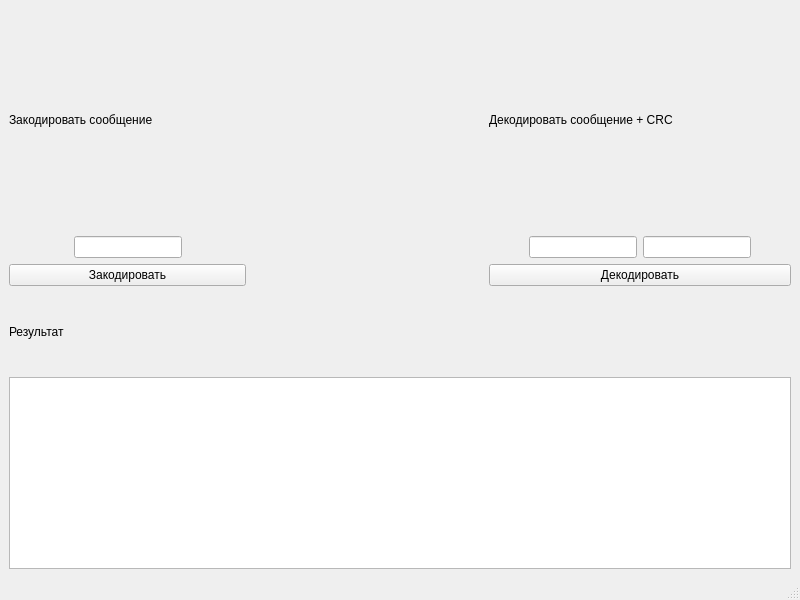
<?xml version="1.0" encoding="UTF-8"?>
<ui version="4.0">
 <class>MainWindow</class>
 <widget class="QMainWindow" name="MainWindow">
  <property name="geometry">
   <rect>
    <x>0</x>
    <y>0</y>
    <width>800</width>
    <height>600</height>
   </rect>
  </property>
  <property name="windowTitle">
   <string>MainWindow</string>
  </property>
  <widget class="QWidget" name="centralwidget">
   <layout class="QVBoxLayout" name="verticalLayout_4">
    <item>
     <layout class="QHBoxLayout" name="horizontalLayout_3">
      <item>
       <layout class="QVBoxLayout" name="verticalLayout">
        <item>
         <widget class="QLabel" name="label_2">
          <property name="text">
           <string>Закодировать сообщение</string>
          </property>
         </widget>
        </item>
        <item>
         <layout class="QHBoxLayout" name="horizontalLayout">
          <item>
           <spacer name="horizontalSpacer">
            <property name="orientation">
             <enum>Qt::Horizontal</enum>
            </property>
            <property name="sizeHint" stdset="0">
             <size>
              <width>40</width>
              <height>20</height>
             </size>
            </property>
           </spacer>
          </item>
          <item>
           <widget class="QLineEdit" name="lineEditEncode"/>
          </item>
          <item>
           <spacer name="horizontalSpacer_4">
            <property name="orientation">
             <enum>Qt::Horizontal</enum>
            </property>
            <property name="sizeHint" stdset="0">
             <size>
              <width>40</width>
              <height>20</height>
             </size>
            </property>
           </spacer>
          </item>
         </layout>
        </item>
        <item>
         <widget class="QPushButton" name="pushButtonEncode">
          <property name="text">
           <string>Закодировать</string>
          </property>
         </widget>
        </item>
       </layout>
      </item>
      <item>
       <spacer name="horizontalSpacer_2">
        <property name="orientation">
         <enum>Qt::Horizontal</enum>
        </property>
        <property name="sizeHint" stdset="0">
         <size>
          <width>40</width>
          <height>20</height>
         </size>
        </property>
       </spacer>
      </item>
      <item>
       <layout class="QVBoxLayout" name="verticalLayout_2">
        <item>
         <widget class="QLabel" name="label_3">
          <property name="text">
           <string>Декодировать сообщение + CRC</string>
          </property>
         </widget>
        </item>
        <item>
         <layout class="QHBoxLayout" name="horizontalLayout_2">
          <item>
           <spacer name="horizontalSpacer_5">
            <property name="orientation">
             <enum>Qt::Horizontal</enum>
            </property>
            <property name="sizeHint" stdset="0">
             <size>
              <width>40</width>
              <height>20</height>
             </size>
            </property>
           </spacer>
          </item>
          <item>
           <widget class="QLineEdit" name="lineEditDecode"/>
          </item>
          <item>
           <widget class="QLineEdit" name="lineEditCRC"/>
          </item>
          <item>
           <spacer name="horizontalSpacer_3">
            <property name="orientation">
             <enum>Qt::Horizontal</enum>
            </property>
            <property name="sizeHint" stdset="0">
             <size>
              <width>40</width>
              <height>20</height>
             </size>
            </property>
           </spacer>
          </item>
         </layout>
        </item>
        <item>
         <widget class="QPushButton" name="pushButtonDecode">
          <property name="text">
           <string>Декодировать</string>
          </property>
         </widget>
        </item>
       </layout>
      </item>
     </layout>
    </item>
    <item>
     <layout class="QVBoxLayout" name="verticalLayout_3">
      <item>
       <widget class="QLabel" name="label">
        <property name="text">
         <string>Результат</string>
        </property>
       </widget>
      </item>
      <item>
       <widget class="QTextBrowser" name="textBrowser">
        <property name="sizePolicy">
         <sizepolicy hsizetype="Minimum" vsizetype="Minimum">
          <horstretch>0</horstretch>
          <verstretch>0</verstretch>
         </sizepolicy>
        </property>
       </widget>
      </item>
     </layout>
    </item>
   </layout>
  </widget>
  <widget class="QMenuBar" name="menubar">
   <property name="geometry">
    <rect>
     <x>0</x>
     <y>0</y>
     <width>800</width>
     <height>19</height>
    </rect>
   </property>
  </widget>
  <widget class="QStatusBar" name="statusbar"/>
 </widget>
 <resources/>
 <connections/>
</ui>
